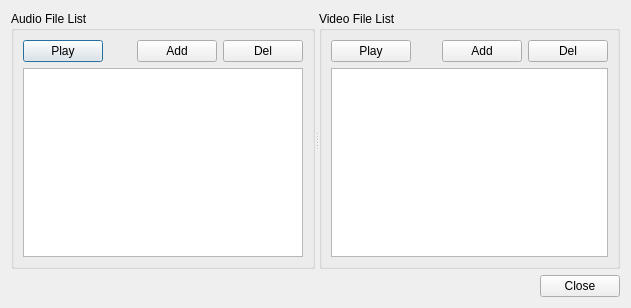
<?xml version="1.0" encoding="UTF-8"?>
<ui version="4.0">
 <class>Dialog</class>
 <widget class="QDialog" name="Dialog">
  <property name="geometry">
   <rect>
    <x>0</x>
    <y>0</y>
    <width>631</width>
    <height>308</height>
   </rect>
  </property>
  <property name="windowTitle">
   <string>Audio &amp; Video</string>
  </property>
  <layout class="QGridLayout" name="gridLayout_3">
   <item row="0" column="0">
    <layout class="QVBoxLayout" name="verticalLayout_3" stretch="1,0">
     <item>
      <widget class="QSplitter" name="splitter">
       <property name="orientation">
        <enum>Qt::Horizontal</enum>
       </property>
       <widget class="QGroupBox" name="groupBox">
        <property name="title">
         <string>Audio File List</string>
        </property>
        <layout class="QGridLayout" name="gridLayout">
         <item row="0" column="0">
          <layout class="QVBoxLayout" name="verticalLayout_2" stretch="0,1">
           <item>
            <layout class="QHBoxLayout" name="horizontalLayout">
             <item>
              <widget class="QPushButton" name="btnPlayAudio">
               <property name="text">
                <string>Play</string>
               </property>
              </widget>
             </item>
             <item>
              <spacer name="horizontalSpacer">
               <property name="orientation">
                <enum>Qt::Horizontal</enum>
               </property>
               <property name="sizeHint" stdset="0">
                <size>
                 <width>40</width>
                 <height>20</height>
                </size>
               </property>
              </spacer>
             </item>
             <item>
              <widget class="QPushButton" name="btnAddAudio">
               <property name="text">
                <string>Add</string>
               </property>
              </widget>
             </item>
             <item>
              <widget class="QPushButton" name="btnDelAudio">
               <property name="text">
                <string>Del</string>
               </property>
              </widget>
             </item>
            </layout>
           </item>
           <item>
            <widget class="QTableView" name="m_tblAudioFilePool"/>
           </item>
          </layout>
         </item>
        </layout>
       </widget>
       <widget class="QGroupBox" name="groupBox_2">
        <property name="title">
         <string>Video File List</string>
        </property>
        <layout class="QGridLayout" name="gridLayout_2">
         <item row="0" column="0">
          <layout class="QVBoxLayout" name="verticalLayout" stretch="0,1">
           <item>
            <layout class="QHBoxLayout" name="horizontalLayout_2">
             <item>
              <widget class="QPushButton" name="btnPlayVideo">
               <property name="text">
                <string>Play</string>
               </property>
              </widget>
             </item>
             <item>
              <spacer name="horizontalSpacer_2">
               <property name="orientation">
                <enum>Qt::Horizontal</enum>
               </property>
               <property name="sizeHint" stdset="0">
                <size>
                 <width>37</width>
                 <height>17</height>
                </size>
               </property>
              </spacer>
             </item>
             <item>
              <widget class="QPushButton" name="btnAddVideo">
               <property name="text">
                <string>Add</string>
               </property>
              </widget>
             </item>
             <item>
              <widget class="QPushButton" name="btnDelVideo">
               <property name="text">
                <string>Del</string>
               </property>
              </widget>
             </item>
            </layout>
           </item>
           <item>
            <widget class="QTableView" name="m_tblVideoFilePool"/>
           </item>
          </layout>
         </item>
        </layout>
       </widget>
      </widget>
     </item>
     <item>
      <layout class="QHBoxLayout" name="horizontalLayout_3">
       <item>
        <spacer name="horizontalSpacer_3">
         <property name="orientation">
          <enum>Qt::Horizontal</enum>
         </property>
         <property name="sizeHint" stdset="0">
          <size>
           <width>40</width>
           <height>20</height>
          </size>
         </property>
        </spacer>
       </item>
       <item>
        <widget class="QPushButton" name="btnClose">
         <property name="text">
          <string>Close</string>
         </property>
        </widget>
       </item>
      </layout>
     </item>
    </layout>
   </item>
  </layout>
 </widget>
 <resources/>
 <connections/>
</ui>
